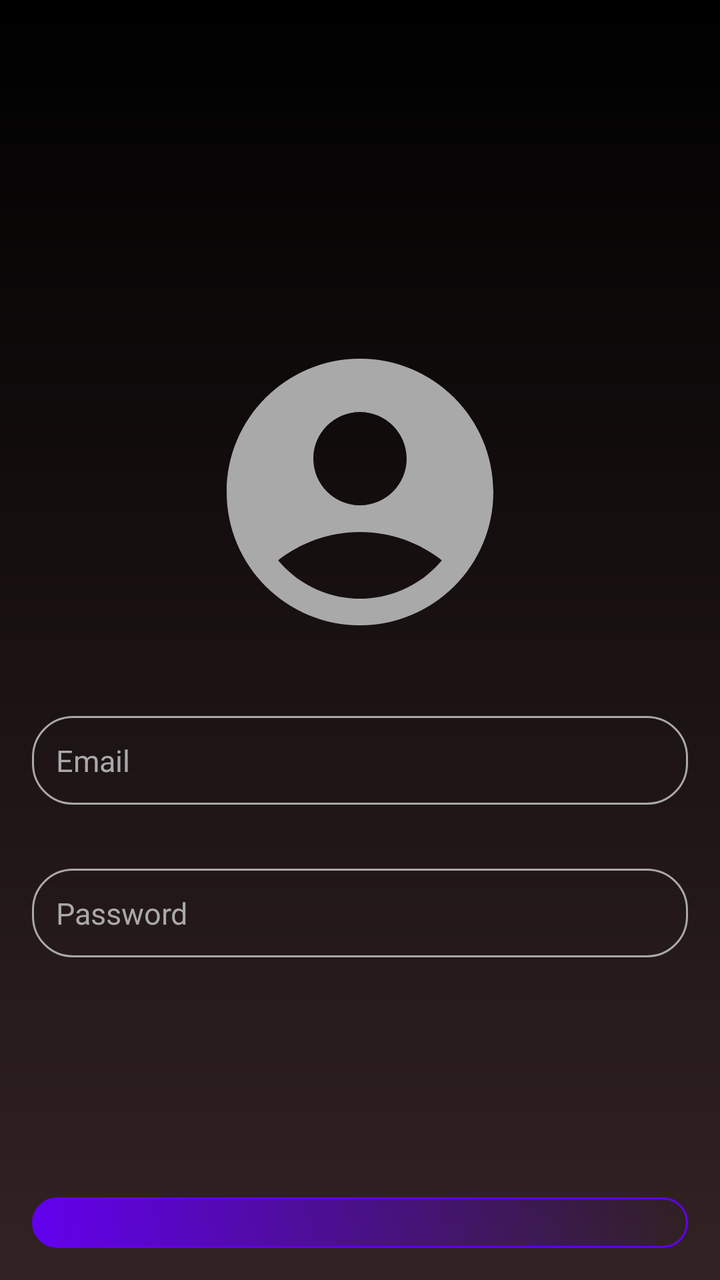
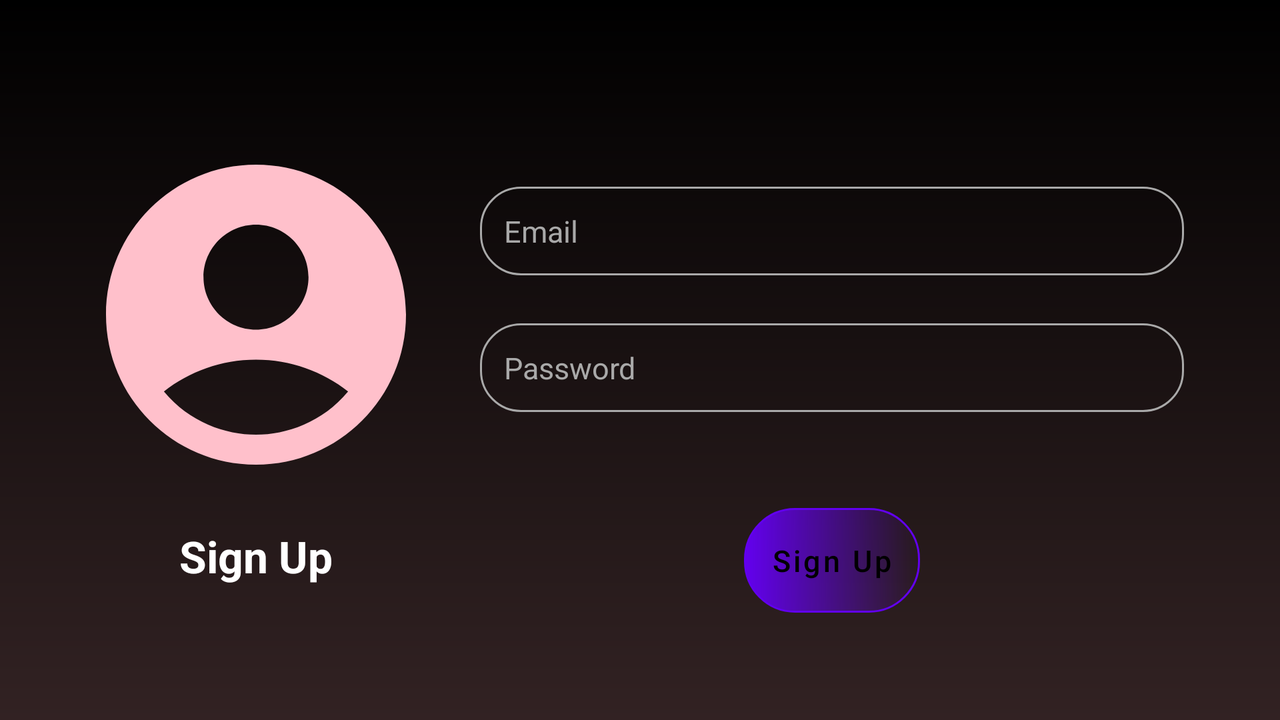

One screen, two layout resources from the same app: the default and the repository's alternative for another configuration. Each is rendered where Android would select it; the XML of both is given below.
<!-- AndroidManifest.xml: application theme Theme.NotesApp -->
<!-- res/layout/activity_sign_up.xml -->
<?xml version="1.0" encoding="utf-8"?>
<RelativeLayout xmlns:android="http://schemas.android.com/apk/res/android"
    xmlns:app="http://schemas.android.com/apk/res-auto"
    xmlns:tools="http://schemas.android.com/tools"
    android:id="@+id/SignUpMain"
    android:layout_width="match_parent"
    android:layout_height="match_parent"
    android:background="@drawable/login_background"
    android:padding="16dp"
    tools:context=".Login">

    <LinearLayout
        android:layout_marginTop="150dp"
        android:layout_width="match_parent"
        android:layout_height="wrap_content"
        android:gravity="center"
        android:orientation="vertical">

        <ImageView
            android:layout_width="160dp"
            android:layout_height="160dp"
            android:src="@drawable/baseline_account_circle_24">
        </ImageView>

        <EditText
            android:id="@+id/SignUpemailInput"
            android:layout_width="match_parent"
            android:layout_height="wrap_content"
            android:hint="@string/email"
            android:drawableStart="@drawable/baseline_email_24"
            android:layout_marginTop="32dp"
            android:drawablePadding="10dp"
            android:textColor="@color/dark_gray"
            android:textColorHint="@color/dark_gray"
            android:textSize="15sp"
            android:background="@drawable/rounded_corner"
            android:padding="12dp"
            android:inputType="textEmailAddress">
        </EditText>
        <EditText
            android:id="@+id/SignUppasswordInput"
            android:layout_width="match_parent"
            android:layout_height="wrap_content"
            android:hint="@string/password"
            android:drawablePadding="10dp"
            android:layout_marginTop="32dp"
            android:drawableStart="@drawable/baseline_lock_24"
            android:textColor="@color/dark_gray"
            android:textColorHint="@color/dark_gray"
            android:textSize="15sp"
            android:background="@drawable/rounded_corner"
            android:padding="12dp"
            android:inputType="textPassword">
        </EditText>

        <Button
            android:id="@+id/SignUpButton"
            android:layout_width="match_parent"
            android:layout_height="wrap_content"
            android:text="@string/sign_up"
            android:backgroundTint="@color/pink"
            android:layout_marginTop="120dp"
            android:padding="5dp"
            android:textSize="15sp"
            android:background="@drawable/plus_button_background"
            android:textColor="@color/black"
            android:textAllCaps="false">
        </Button>

        <ProgressBar
            android:id="@+id/SignUPprogressBar"
            android:visibility="gone"
            android:layout_width="wrap_content"
            android:layout_height="wrap_content"
            android:progressBackgroundTint="@color/dark_gray"
            android:layout_marginTop="10dp">

        </ProgressBar>
    </LinearLayout>



</RelativeLayout>
<!-- resources referenced by this layout -->
<resources>
  <color name="black">#000000</color>
  <color name="dark_gray">#A9A9A9</color>
  <color name="pink">#FFC0CB</color>
  <!-- drawable baseline_account_circle_24 (drawable) -->
  <vector xmlns:android="http://schemas.android.com/apk/res/android" android:height="24dp" android:tint="@color/dark_gray" android:viewportHeight="24" android:viewportWidth="24" android:width="24dp">
        
      <path android:fillColor="@color/dark_gray" android:pathData="M12,2C6.48,2 2,6.48 2,12s4.48,10 10,10s10,-4.48 10,-10S17.52,2 12,2zM12,6c1.93,0 3.5,1.57 3.5,3.5S13.93,13 12,13s-3.5,-1.57 -3.5,-3.5S10.07,6 12,6zM12,20c-2.03,0 -4.43,-0.82 -6.14,-2.88C7.55,15.8 9.68,15 12,15s4.45,0.8 6.14,2.12C16.43,19.18 14.03,20 12,20z"/>
      
  </vector>
  <!-- drawable login_background (drawable) -->
  <?xml version="1.0" encoding="utf-8"?>
  <shape xmlns:android="http://schemas.android.com/apk/res/android">
      <gradient android:type="linear" android:angle="100"
          android:startColor="@color/black" android:endColor="#322223">
  </gradient>
  </shape>
  <!-- drawable plus_button_background (drawable) -->
  <?xml version="1.0" encoding="utf-8"?>
  <shape xmlns:android="http://schemas.android.com/apk/res/android"
      android:shape="rectangle">
  
      
      <gradient
          android:type="linear"
          android:angle="180"
          android:startColor="#00000000" android:endColor="#FFC0CB" />   
  
      
      <stroke
          android:width="1dp"
          android:color="@color/dark_slate_gray" />
  
      
      <corners android:radius="25dp" />
  </shape>
  <!-- drawable rounded_corner (drawable) -->
  <shape xmlns:android="http://schemas.android.com/apk/res/android"
      android:shape="rectangle">
  
      <solid/>  
  
      <stroke
          android:width="1dp"
          android:color="@color/dark_gray"/> 
  
      <corners android:radius="20dp"/>
  </shape>
  <string name="email">Email</string>
  <string name="password">Password</string>
  <string name="sign_up">Sign Up</string>
  <style name="Theme.NotesApp" parent="Theme.MaterialComponents.DayNight.NoActionBar">
          <item name="colorOnPrimary">@color/white</item>
          
          <item name="colorOnSecondary">@color/white</item>
          
          <item name="android:statusBarColor">?attr/colorOnPrimary</item>
          <item name="android:navigationBarColor">@color/white</item>
          
      </style>
  <color name="dark_slate_gray">#2F4F4F</color>
  <color name="white">#FFFFFFFF</color>
</resources>
<!-- res/layout-land/activity_sign_up.xml (the repository's variant of the layout above) -->
<!-- drawn on the phone turned sideways -->
<?xml version="1.0" encoding="utf-8"?>
<LinearLayout xmlns:android="http://schemas.android.com/apk/res/android"
    xmlns:tools="http://schemas.android.com/tools"
    android:id="@+id/SignUpMain"
    android:layout_width="match_parent"
    android:layout_height="match_parent"
    android:background="@drawable/login_background"
    android:orientation="horizontal"
    android:padding="32dp"
    tools:context=".Login">

    
    <LinearLayout
        android:layout_width="0dp"
        android:layout_height="match_parent"
        android:layout_weight="1"
        android:orientation="vertical"
        android:gravity="center">

        <ImageView
            android:layout_width="180dp"
            android:layout_height="180dp"
            android:src="@drawable/baseline_account_circle_signup"
            android:contentDescription="@string/app_name" />

        <TextView
            android:layout_width="wrap_content"
            android:layout_height="wrap_content"
            android:text="@string/sign_up"
            android:textSize="22sp"
            android:textColor="@color/white"
            android:textStyle="bold"
            android:layout_marginTop="16dp" />
    </LinearLayout>

    
    <LinearLayout
        android:layout_width="0dp"
        android:layout_height="match_parent"
        android:layout_weight="2"
        android:orientation="vertical"
        android:gravity="center"
        android:layout_marginTop="40dp"
        android:padding="16dp">

        <EditText
            android:id="@+id/SignUpemailInput"
            android:layout_width="match_parent"
            android:layout_height="wrap_content"
            android:hint="@string/email"
            android:drawableStart="@drawable/baseline_email_24"
            android:drawablePadding="10dp"
            android:textColor="@color/dark_gray"
            android:textColorHint="@color/dark_gray"
            android:textSize="15sp"
            android:background="@drawable/rounded_corner"
            android:padding="12dp"
            android:inputType="textEmailAddress"
            android:layout_marginBottom="24dp" />

        <EditText
            android:id="@+id/SignUppasswordInput"
            android:layout_width="match_parent"
            android:layout_height="wrap_content"
            android:hint="@string/password"
            android:drawableStart="@drawable/baseline_lock_24"
            android:drawablePadding="10dp"
            android:textColor="@color/dark_gray"
            android:textColorHint="@color/dark_gray"
            android:textSize="15sp"
            android:background="@drawable/rounded_corner"
            android:padding="12dp"
            android:inputType="textPassword"
            android:layout_marginBottom="48dp" />

        <Button
            android:id="@+id/SignUpButton"
            android:layout_width="wrap_content"
            android:layout_height="wrap_content"
            android:text="@string/sign_up"
            android:textSize="15sp"
            android:background="@drawable/plus_button_background"
            android:textColor="@color/black"
            android:textAllCaps="false"
            android:backgroundTint="@color/pink"
            android:padding="10dp" />

        <ProgressBar
            android:id="@+id/SignUPprogressBar"
            android:layout_width="wrap_content"
            android:layout_height="wrap_content"
            android:layout_marginTop="16dp"
            android:visibility="gone"
            android:progressBackgroundTint="@color/dark_gray" />
    </LinearLayout>
</LinearLayout>
<!-- resources referenced by the variant -->
<!-- as the phone turned sideways resolves them -->
<resources>
  <color name="black">#000000</color>
  <color name="dark_gray">#A9A9A9</color>
  <color name="pink">#FFC0CB</color>
  <color name="white">#FFFFFFFF</color>
  <!-- drawable baseline_account_circle_signup (drawable) -->
  <vector xmlns:android="http://schemas.android.com/apk/res/android" android:height="24dp" android:tint="@color/pink" android:viewportHeight="24" android:viewportWidth="24" android:width="24dp">
        
      <path android:fillColor="@android:color/white" android:pathData="M12,2C6.48,2 2,6.48 2,12s4.48,10 10,10s10,-4.48 10,-10S17.52,2 12,2zM12,6c1.93,0 3.5,1.57 3.5,3.5S13.93,13 12,13s-3.5,-1.57 -3.5,-3.5S10.07,6 12,6zM12,20c-2.03,0 -4.43,-0.82 -6.14,-2.88C7.55,15.8 9.68,15 12,15s4.45,0.8 6.14,2.12C16.43,19.18 14.03,20 12,20z"/>
      
  </vector>
  <!-- drawable login_background (drawable) -->
  <?xml version="1.0" encoding="utf-8"?>
  <shape xmlns:android="http://schemas.android.com/apk/res/android">
      <gradient android:type="linear" android:angle="100"
          android:startColor="@color/black" android:endColor="#322223">
  </gradient>
  </shape>
  <!-- drawable plus_button_background (drawable) -->
  <?xml version="1.0" encoding="utf-8"?>
  <shape xmlns:android="http://schemas.android.com/apk/res/android"
      android:shape="rectangle">
  
      
      <gradient
          android:type="linear"
          android:angle="180"
          android:startColor="#00000000" android:endColor="#FFC0CB" />   
  
      
      <stroke
          android:width="1dp"
          android:color="@color/dark_slate_gray" />
  
      
      <corners android:radius="25dp" />
  </shape>
  <!-- drawable rounded_corner (drawable) -->
  <shape xmlns:android="http://schemas.android.com/apk/res/android"
      android:shape="rectangle">
  
      <solid/>  
  
      <stroke
          android:width="1dp"
          android:color="@color/dark_gray"/> 
  
      <corners android:radius="20dp"/>
  </shape>
  <string name="app_name">Notes</string>
  <string name="email">Email</string>
  <string name="password">Password</string>
  <string name="sign_up">Sign Up</string>
  <style name="Theme.NotesApp" parent="Theme.MaterialComponents.DayNight.NoActionBar">
          <item name="colorOnPrimary">@color/white</item>
          
          <item name="colorOnSecondary">@color/white</item>
          
          <item name="android:statusBarColor">?attr/colorOnPrimary</item>
          <item name="android:navigationBarColor">@color/white</item>
          
      </style>
  <color name="dark_slate_gray">#2F4F4F</color>
</resources>
